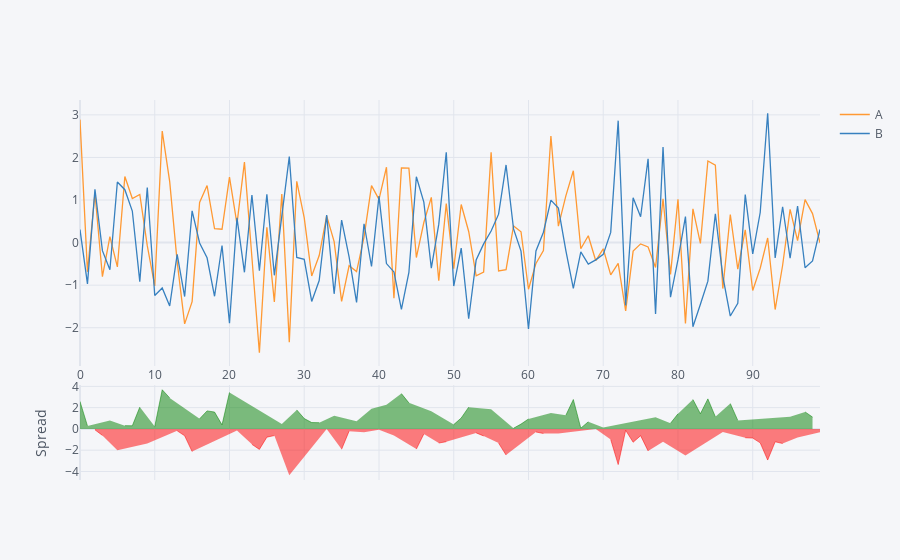

Write notebook code for a chart like this one.
### Code cell
df[['A','B']].iplot(kind='spread')

### Figure 1 — Plotly figure (JSON) as saved in the notebook; plotly's stock layout.template omitted (floating-point values rounded to 4 significant figures)
{"data": [{"line": {"color": "rgba(255, 153, 51, 1.0)", "dash": "solid", "shape": "linear", "width": 1.3}, "mode": "lines", "name": "A", "text": "", "type": "scatter", "x": [0, 1, 2, 3, 4, 5, 6, 7, 8, 9, 10, 11, 12, 13, 14, 15, 16, 17, 18, 19, 20, 21, 22, 23, 24, 25, 26, 27, 28, 29, 30, 31, 32, 33, 34, 35, 36, 37, 38, 39, 40, 41, 42, 43, 44, 45, 46, 47, 48, 49, 50, 51, 52, 53, 54, 55, 56, 57, 58, 59, 60, 61, 62, 63, 64, 65, 66, 67, 68, 69, 70, 71, 72, 73, 74, 75, 76, 77, 78, 79, 80, 81, 82, 83, 84, 85, 86, 87, 88, 89, 90, 91, 92, 93, 94, 95, 96, 97, 98, 99], "y": [2.888, -0.6865, 1.166, -0.7987, 0.142, -0.5717, 1.551, 1.037, 1.132, -0.07211, -1.019, 2.62, 1.431, -0.4525, -1.909, -1.386, 0.9412, 1.339, 0.3258, 0.3133, 1.537, 0.4403, 1.892, -0.3321, -2.586, 0.3588, -1.393, 1.143, -2.337, 1.439, 0.5811, -0.7836, -0.3031, 0.628, 0.02463, -1.382, -0.5441, -0.6819, 0.13, 1.338, 1.015, 1.77, -1.308, 1.754, 1.749, -0.3507, 0.4715, 1.063, -0.8971, 0.9169, -0.6125, 0.8961, 0.2607, -0.7798, -0.6929, 2.121, -0.6669, -0.6345, 0.3897, 0.254, -1.095, -0.4895, -0.1853, 2.503, 0.3867, 1.098, 1.689, -0.1452, 0.1621, -0.425, -0.1451, -0.7577, -0.4891, -1.607, -0.2004, -0.0305, -0.1019, -0.583, 1.026, -0.7467, 1.019, -1.901, 0.7917, -0.01997, 1.918, 1.821, -1.08, 0.6595, -0.624, 0.2994, -1.125, -0.6028, 0.109, -1.572, -0.5318, 0.7827, 0.04617, 1.011, 0.6818, -0.004673]}, {"line": {"color": "rgba(55, 128, 191, 1.0)", "dash": "solid", "shape": "linear", "width": 1.3}, "mode": "lines", "name": "B", "text": "", "type": "scatter", "x": [0, 1, 2, 3, 4, 5, 6, 7, 8, 9, 10, 11, 12, 13, 14, 15, 16, 17, 18, 19, 20, 21, 22, 23, 24, 25, 26, 27, 28, 29, 30, 31, 32, 33, 34, 35, 36, 37, 38, 39, 40, 41, 42, 43, 44, 45, 46, 47, 48, 49, 50, 51, 52, 53, 54, 55, 56, 57, 58, 59, 60, 61, 62, 63, 64, 65, 66, 67, 68, 69, 70, 71, 72, 73, 74, 75, 76, 77, 78, 79, 80, 81, 82, 83, 84, 85, 86, 87, 88, 89, 90, 91, 92, 93, 94, 95, 96, 97, 98, 99], "y": [0.305, -0.9695, 1.251, -0.1893, -0.6387, 1.423, 1.243, 0.742, -0.9182, 1.293, -1.243, -1.065, -1.487, -0.2761, -1.267, 0.7458, -0.008311, -0.3567, -1.261, -0.06853, -1.895, 0.5809, -0.6979, 1.12, -0.6622, 1.134, -0.768, 0.6789, 2.021, -0.3493, -0.3932, -1.383, -0.8908, 0.6463, -1.203, 0.5286, -0.3355, -1.404, 0.4431, -0.5611, 1.092, -0.493, -0.6892, -1.566, -0.702, 1.548, 0.9505, -0.6, 0.4328, 2.119, -1.02, -0.13, -1.788, -0.4069, -0.03076, 0.2724, 0.6684, 1.824, 0.3218, -0.1999, -2.029, -0.1969, 0.2431, 0.9991, 0.8096, -0.1892, -1.076, -0.2178, -0.5062, -0.4061, -0.2768, 0.2397, 2.864, -1.479, 1.053, 0.6071, 1.968, -1.675, 2.243, -1.281, -0.4003, 0.6102, -1.978, -1.448, -0.9058, 0.6774, -0.7939, -1.725, -1.426, 1.128, -0.2639, 0.7065, 3.037, -0.3604, 0.8418, -0.3674, 0.8604, -0.5908, -0.4315, 0.3087]}, {"connectgaps": false, "fill": "tozeroy", "line": {"color": "green", "dash": "solid", "shape": "linear", "width": 0.5}, "mode": "lines", "name": "Spread", "showlegend": false, "type": "scatter", "x": [0, 1, 2, 3, 4, 5, 6, 7, 8, 9, 10, 11, 12, 13, 14, 15, 16, 17, 18, 19, 20, 21, 22, 23, 24, 25, 26, 27, 28, 29, 30, 31, 32, 33, 34, 35, 36, 37, 38, 39, 40, 41, 42, 43, 44, 45, 46, 47, 48, 49, 50, 51, 52, 53, 54, 55, 56, 57, 58, 59, 60, 61, 62, 63, 64, 65, 66, 67, 68, 69, 70, 71, 72, 73, 74, 75, 76, 77, 78, 79, 80, 81, 82, 83, 84, 85, 86, 87, 88, 89, 90, 91, 92, 93, 94, 95, 96, 97, 98, 99], "xaxis": "x2", "y": [2.583, 0.283, "", "", 0.7807, "", 0.3085, 0.2952, 2.05, "", 0.224, 3.684, 2.918, "", "", "", 0.9496, 1.696, 1.587, 0.3818, 3.431, "", 2.59, "", "", "", "", 0.4639, "", 1.788, 0.9743, 0.5992, 0.5878, "", 1.227, "", "", 0.7223, "", 1.899, "", 2.263, "", 3.32, 2.451, "", "", 1.663, "", "", 0.4072, 1.026, 2.049, "", "", 1.849, "", "", 0.06792, 0.4539, 0.9336, "", "", 1.504, "", 1.287, 2.765, 0.07263, 0.6683, "", 0.1317, "", "", "", "", "", "", 1.092, "", 0.5342, 1.419, "", 2.769, 1.428, 2.824, 1.144, "", 2.384, 0.8023, "", "", "", "", "", "", 1.15, "", 1.602, 1.113, ""], "yaxis": "y2"}, {"connectgaps": false, "fill": "tozeroy", "line": {"color": "red", "dash": "solid", "shape": "linear", "width": 0.5}, "mode": "lines", "name": "Spread", "showlegend": false, "type": "scatter", "x": [0, 1, 2, 3, 4, 5, 6, 7, 8, 9, 10, 11, 12, 13, 14, 15, 16, 17, 18, 19, 20, 21, 22, 23, 24, 25, 26, 27, 28, 29, 30, 31, 32, 33, 34, 35, 36, 37, 38, 39, 40, 41, 42, 43, 44, 45, 46, 47, 48, 49, 50, 51, 52, 53, 54, 55, 56, 57, 58, 59, 60, 61, 62, 63, 64, 65, 66, 67, 68, 69, 70, 71, 72, 73, 74, 75, 76, 77, 78, 79, 80, 81, 82, 83, 84, 85, 86, 87, 88, 89, 90, 91, 92, 93, 94, 95, 96, 97, 98, 99], "xaxis": "x2", "y": ["", "", -0.08465, -0.6094, "", -1.995, "", "", "", -1.365, "", "", "", -0.1764, -0.6421, -2.132, "", "", "", "", "", -0.1406, "", -1.452, -1.924, -0.7756, -0.6252, "", -4.358, "", "", "", "", -0.01823, "", -1.91, -0.2086, "", -0.3132, "", -0.07662, "", -0.6191, "", "", -1.898, -0.4789, "", -1.33, -1.202, "", "", "", -0.3729, -0.6621, "", -1.335, -2.458, "", "", "", -0.2926, -0.4284, "", -0.4229, "", "", "", "", -0.01888, "", -0.9973, -3.354, -0.1278, -1.253, -0.6376, -2.07, "", -1.216, "", "", -2.511, "", "", "", "", -0.286, "", "", -0.8281, -0.8614, -1.309, -2.928, -1.212, -1.374, "", -0.8142, "", "", -0.3133], "yaxis": "y2"}], "layout": {"hovermode": "x", "legend": {"bgcolor": "#F5F6F9", "font": {"color": "#4D5663"}}, "paper_bgcolor": "#F5F6F9", "plot_bgcolor": "#F5F6F9", "title": {"font": {"color": "#4D5663"}}, "xaxis": {"gridcolor": "#E1E5ED", "showgrid": true, "tickfont": {"color": "#4D5663"}, "title": {"font": {"color": "#4D5663"}, "text": ""}, "zerolinecolor": "#E1E5ED"}, "xaxis2": {"anchor": "y2", "gridcolor": "#E1E5ED", "showgrid": true, "showticklabels": false, "tickfont": {"color": "#4D5663"}, "title": {"font": {"color": "#4D5663"}, "text": ""}, "zerolinecolor": "#E1E5ED"}, "yaxis": {"domain": [0.3, 1], "gridcolor": "#E1E5ED", "showgrid": true, "tickfont": {"color": "#4D5663"}, "title": {"font": {"color": "#4D5663"}, "text": ""}, "zerolinecolor": "#E1E5ED"}, "yaxis2": {"domain": [0, 0.25], "gridcolor": "#E1E5ED", "showgrid": true, "tickfont": {"color": "#4D5663"}, "title": {"font": {"color": "#4D5663"}, "text": "Spread"}, "zerolinecolor": "#E1E5ED"}}}
